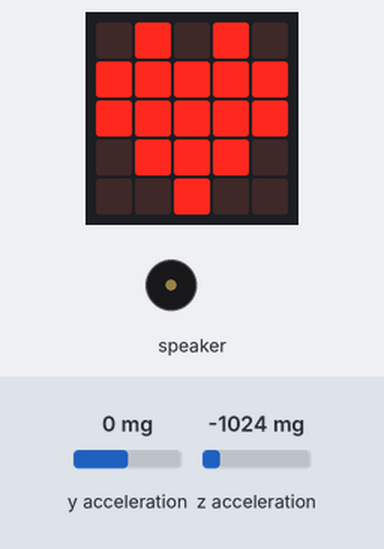
The program below on a simulated Calliope mini (MakeCode). On the bench: the board's 5×5 LED display, buzzer (waves = sounding). Inputs (shaded band) come from the test bench; at power-on: y acceleration 0 mg, z acceleration -1024 mg.

Above: at 0.1 s.
At 0.93 s:
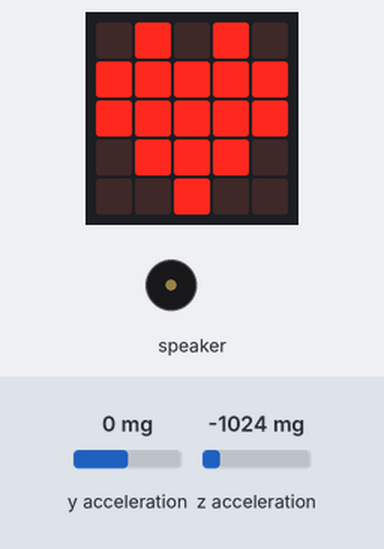
Timing chart, 0 to 130.0 s (numbered marks = the images above):
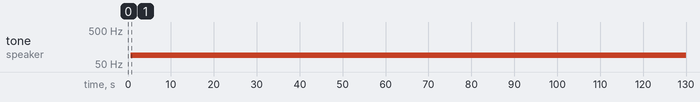

The program:

main.ts
```typescript
let grad = 0
let phi = 0
let y = 0
let x = 0
basic.showIcon(IconNames.Heart)
basic.forever(function () {
    x = input.acceleration(Dimension.Y)
    y = input.acceleration(Dimension.Z)
    phi = Math.atan2(y, x)
    grad = phi / 6.283185307179586 * 360 + 180
    music.play(music.createSoundExpression(
    WaveShape.Square,
    grad,
    grad,
    255,
    255,
    150,
    SoundExpressionEffect.None,
    InterpolationCurve.Linear
    ), music.PlaybackMode.UntilDone)
})
```

test.ts
```typescript
// Hier kann man Tests durchführen; diese Datei wird nicht kompiliert, wenn dieses Paket als Erweiterung verwendet wird.
```

Measured:
- by itself, tone on speaker: alternates 90 Hz for 0.15 s and silent for 0.02 s
